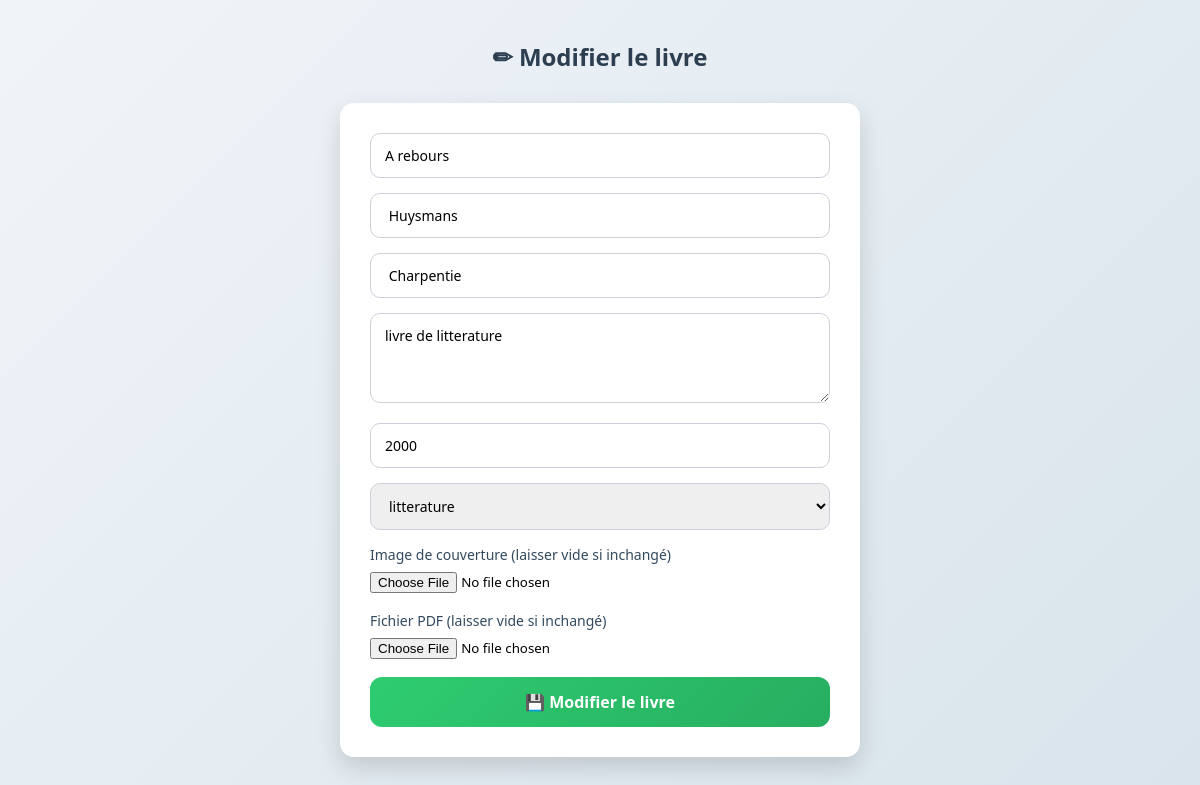
Page /biblio/modifier_livre.php?id=5 (signed in) on the committed database.
### tables this page shows
CREATE TABLE `livre` (
  `id` int(11) NOT NULL,
  `titre` varchar(100) DEFAULT NULL,
  `auteur` varchar(100) DEFAULT NULL,
  `description` text DEFAULT NULL,
  `maison_edition` varchar(100) DEFAULT NULL,
  `nombre_exemplair` int(11) DEFAULT NULL,
  `cathegorie_id` int(11) DEFAULT NULL,
  `image` varchar(255) DEFAULT NULL,
  `fichier_pdf` varchar(255) DEFAULT NULL
);

### biblio/modifier_livre.php (the view, shortened to what this page needs)
<?php
include "connexion.php";
$id = (int)$_GET['id'];
$res = mysqli_query($conn, "SELECT * FROM livre WHERE id=$id");
$livre = mysqli_fetch_assoc($res);
$catRes = mysqli_query($conn, "SELECT * FROM cathegorie ORDER BY nom");
?>
<!DOCTYPE html>
<html lang="fr">
<head>
</head>
<body>
<h2>✏ Modifier le livre</h2>
<form method="post" enctype="multipart/form-data">
    <input type="text" name="titre" value="<?= htmlspecialchars($livre['titre']) ?>" required>
    <input type="text" name="auteur" value="<?= htmlspecialchars($livre['auteur']) ?>" required>
    <input type="text" name="maison_edition" value="<?= htmlspecialchars($livre['maison_edition']) ?>">
    <textarea name="description"><?= htmlspecialchars($livre['description']) ?></textarea>
    <input type="number" name="nombre_exemplair" value="<?= $livre['nombre_exemplair'] ?>" min="1" required>
    <select name="cathegorie_id" required>
        <?php
        while($cat = mysqli_fetch_assoc($catRes)){
            $selected = ($cat['id'] == $livre['cathegorie_id']) ? "selected" : "";
            echo "<option value='{$cat['id']}' $selected>".htmlspecialchars($cat['nom'])."</option>";
        }
        ?>
    </select>
    <label>Image de couverture (laisser vide si inchangé)</label>
    <input type="file" name="image" accept="image/*">
    <label>Fichier PDF (laisser vide si inchangé)</label>
    <input type="file" name="pdf" accept="application/pdf">
    <button type="submit">💾 Modifier le livre</button>
</form>
</body>
</html>

### biblio/modifier_livre.php (style rules this page uses)
* { box-sizing: border-box; font-family: "Segoe UI", Tahoma, Geneva, Verdana, sans-serif; }
body { background: linear-gradient(135deg, #f0f4f8, #d9e4ec); margin: 0; padding: 0; }
h2 { text-align: center; margin-top: 40px; color: #2c3e50; }
form { max-width: 520px; margin: 30px auto; background: white; padding: 30px; border-radius: 14px; box-shadow: 0 10px 25px rgba(0,0,0,0.15); }
input[type="text"], input[type="number"], textarea, select { width: 100%; padding: 12px 14px; margin-bottom: 15px; border-radius: 10px; border: 1px solid #ccd1d9; font-size: 14px; transition: 0.3s; }
textarea { min-height: 90px; resize: vertical; }
label { font-size: 14px; color: #34495e; margin-bottom: 6px; display: block; }
input[type="file"] { margin-bottom: 18px; }
button { width: 100%; padding: 14px; background: linear-gradient(135deg, #2ecc71, #27ae60); border: none; border-radius: 12px; color: white; font-size: 16px; font-weight: bold; cursor: pointer; transition: 0.3s; }

### rows in the picture
livre: titre "A rebours", auteur "Huysmans", maison_edition "Charpentie", description "livre de litterature", nombre_exemplair "2000"

### other values in the picture
form field cathegorie_id "litterature"
